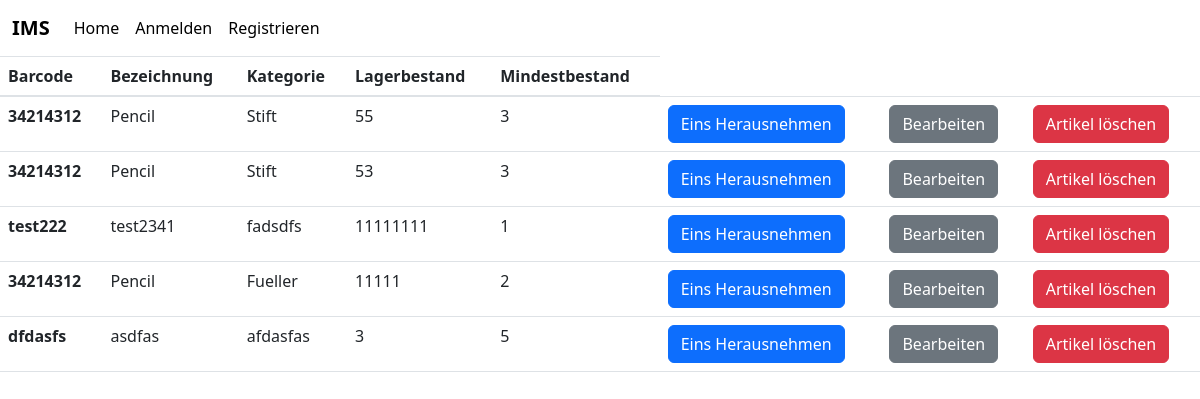
Page /showInventory/ on the earlier database version.
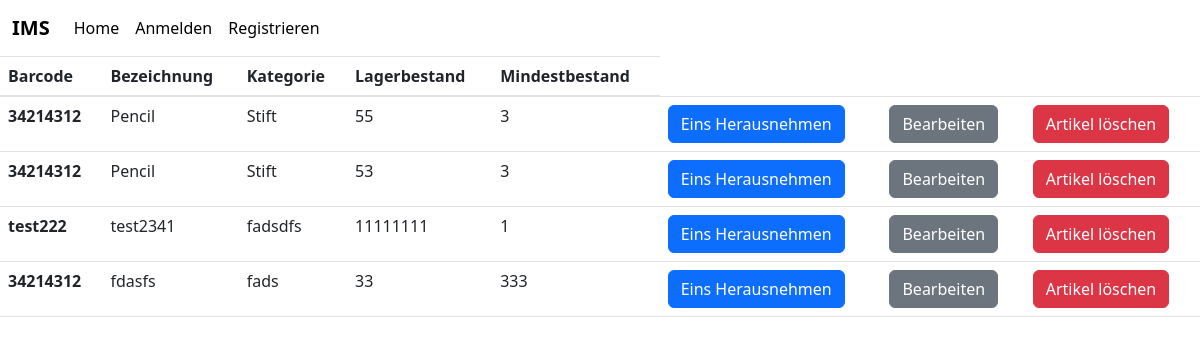
Same page on the later database version.
### ims/models.py (models this page shows, shortened)
class Lager(models.Model):
    id = models.AutoField(primary_key=True)
    Barcode = models.CharField(max_length=30)
    Bezeichnung = models.CharField(max_length=25)
    Kategorie = models.CharField(max_length=20)
    Lagerbestand = models.IntegerField()
    Mindestbestand = models.IntegerField()

### ims/views.py (the view)
# urls.py: path('showInventory/', views.showInventory, name='showInventory'),
def showInventory(request):
    lager = Lager.objects.all()
    return render(request, 'showInventory.html', {'lager': lager})

### ims/templates/showInventory.html (shortened to what this page needs)
{%extends 'base.html'%}
{%block content%}
<div id="table-container">
<table class="table">
    <thead>
      <tr>
        <th scope="col">Barcode</th>
        <th scope="col">Bezeichnung</th>
        <th scope="col">Kategorie</th>
        <th scope="col">Lagerbestand</th>
        <th scope="col">Mindestbestand</th>
      </tr>
    </thead>
    <tbody>
      {%for article in lager%}
      <tr>
        <th scope="row">{{article.Barcode}}</th>
        <td>{{article.Bezeichnung}}</td>
        <td>{{article.Kategorie}}</td>
        <td>{{article.Lagerbestand}}</td>
        <td>{{article.Mindestbestand}}</td>
        <td>
          <button type="button" data-index="{{article.id}}" class="btn btn-primary minusOne">
            Eins Herausnehmen
          </button>
        </td>
        <td>
          <a class="btn btn-secondary" id="{{article.id}}" value="{{article.id}}" href="{%url 'updateArticle' article.id %}">
            Bearbeiten
          </a>
        </td>
        <td>
          <button type="button" data-index="{{article.id}}" class="btn btn-danger delete-article">
            Artikel l&ouml;schen
          </button>
      </td>
      </tr>
      {%endfor%}
    </tbody>
  </table>
</div>
{%endblock%}

Differences in the rows shown:
removed Lager: Barcode "34214312", Bezeichnung "Pencil", Kategorie "Fueller", Lagerbestand "11111", Mindestbestand "2", {{ article.id }} 19 (drawn)
removed Lager: Barcode "dfdasfs", Bezeichnung "asdfas", Kategorie "afdasfas", Lagerbestand "3", Mindestbestand "5", {{ article.id }} 20 (drawn)
added Lager: Barcode "34214312", Bezeichnung "fdasfs", Kategorie "fads", Lagerbestand "33", Mindestbestand "333", {{ article.id }} 21 (drawn)
